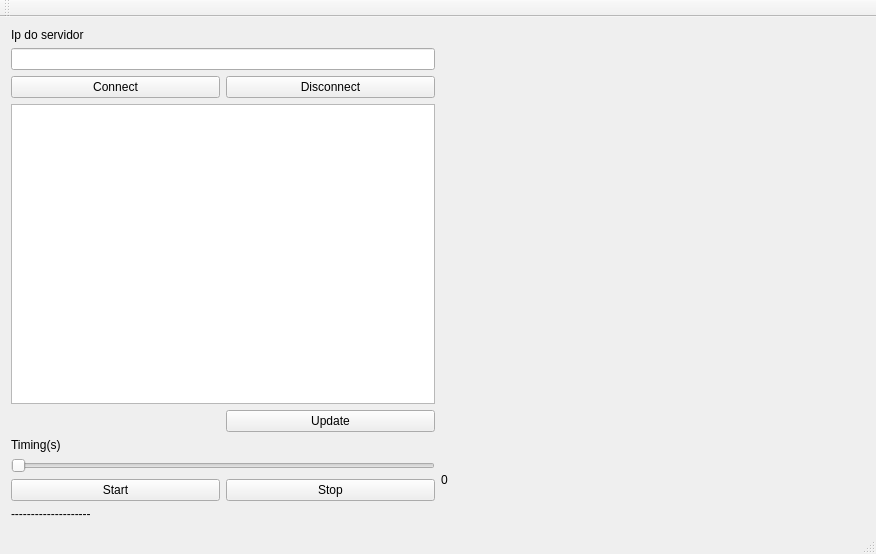
<?xml version="1.0" encoding="UTF-8"?>
<ui version="4.0">
 <class>MainWindow</class>
 <widget class="QMainWindow" name="MainWindow">
  <property name="geometry">
   <rect>
    <x>0</x>
    <y>0</y>
    <width>876</width>
    <height>554</height>
   </rect>
  </property>
  <property name="windowTitle">
   <string>MainWindow</string>
  </property>
  <widget class="QWidget" name="centralWidget">
   <layout class="QGridLayout" name="gridLayout_3">
    <item row="0" column="0">
     <layout class="QGridLayout" name="gridLayout_2">
      <item row="2" column="1">
       <widget class="QPushButton" name="pushButtonDesconnect">
        <property name="text">
         <string>Disconnect</string>
        </property>
       </widget>
      </item>
      <item row="2" column="0">
       <widget class="QPushButton" name="pushButtonConnect">
        <property name="text">
         <string>Connect</string>
        </property>
       </widget>
      </item>
      <item row="3" column="0" colspan="2">
       <widget class="QListWidget" name="listWidgetIps"/>
      </item>
      <item row="0" column="0">
       <widget class="QLabel" name="labelIp">
        <property name="text">
         <string>Ip do servidor</string>
        </property>
       </widget>
      </item>
      <item row="1" column="0" colspan="2">
       <widget class="QLineEdit" name="lineEditIpsServidor"/>
      </item>
      <item row="4" column="1">
       <widget class="QPushButton" name="pushButtonUpdate">
        <property name="text">
         <string>Update</string>
        </property>
       </widget>
      </item>
     </layout>
    </item>
    <item row="1" column="0">
     <layout class="QGridLayout" name="gridLayout">
      <item row="0" column="0">
       <widget class="QLabel" name="labelTiming">
        <property name="text">
         <string>Timing(s)</string>
        </property>
       </widget>
      </item>
      <item row="1" column="0" colspan="2">
       <widget class="QSlider" name="horizontalSliderTimer">
        <property name="orientation">
         <enum>Qt::Horizontal</enum>
        </property>
       </widget>
      </item>
      <item row="2" column="0">
       <widget class="QPushButton" name="pushButtonStart">
        <property name="text">
         <string>Start</string>
        </property>
       </widget>
      </item>
      <item row="2" column="1">
       <widget class="QPushButton" name="pushButtonStop">
        <property name="text">
         <string>Stop</string>
        </property>
       </widget>
      </item>
      <item row="3" column="0">
       <widget class="QLabel" name="labelStatus">
        <property name="text">
         <string>--------------------</string>
        </property>
       </widget>
      </item>
     </layout>
    </item>
    <item row="1" column="1">
     <widget class="QLabel" name="labelTimer">
      <property name="text">
       <string>0</string>
      </property>
     </widget>
    </item>
    <item row="0" column="1">
     <widget class="Plotter" name="widgetGrafico" native="true"/>
    </item>
   </layout>
  </widget>
  <widget class="QMenuBar" name="menuBar">
   <property name="geometry">
    <rect>
     <x>0</x>
     <y>0</y>
     <width>876</width>
     <height>23</height>
    </rect>
   </property>
  </widget>
  <widget class="QToolBar" name="mainToolBar">
   <attribute name="toolBarArea">
    <enum>TopToolBarArea</enum>
   </attribute>
   <attribute name="toolBarBreak">
    <bool>false</bool>
   </attribute>
  </widget>
  <widget class="QStatusBar" name="statusBar"/>
 </widget>
 <layoutdefault spacing="6" margin="11"/>
 <customwidgets>
  <customwidget>
   <class>Plotter</class>
   <extends>QWidget</extends>
   <header>plotter.h</header>
   <container>1</container>
  </customwidget>
 </customwidgets>
 <resources/>
 <connections>
  <connection>
   <sender>pushButtonConnect</sender>
   <signal>clicked()</signal>
   <receiver>MainWindow</receiver>
   <slot>tcpConnect()</slot>
   <hints>
    <hint type="sourcelabel">
     <x>41</x>
     <y>131</y>
    </hint>
    <hint type="destinationlabel">
     <x>6</x>
     <y>123</y>
    </hint>
   </hints>
  </connection>
  <connection>
   <sender>pushButtonDesconnect</sender>
   <signal>clicked()</signal>
   <receiver>MainWindow</receiver>
   <slot>tcpDisconnect()</slot>
   <hints>
    <hint type="sourcelabel">
     <x>433</x>
     <y>131</y>
    </hint>
    <hint type="destinationlabel">
     <x>266</x>
     <y>113</y>
    </hint>
   </hints>
  </connection>
  <connection>
   <sender>horizontalSliderTimer</sender>
   <signal>valueChanged(int)</signal>
   <receiver>labelTimer</receiver>
   <slot>setNum(int)</slot>
   <hints>
    <hint type="sourcelabel">
     <x>186</x>
     <y>464</y>
    </hint>
    <hint type="destinationlabel">
     <x>746</x>
     <y>521</y>
    </hint>
   </hints>
  </connection>
  <connection>
   <sender>pushButtonUpdate</sender>
   <signal>clicked()</signal>
   <receiver>MainWindow</receiver>
   <slot>getConnecetIps()</slot>
   <hints>
    <hint type="sourcelabel">
     <x>316</x>
     <y>417</y>
    </hint>
    <hint type="destinationlabel">
     <x>353</x>
     <y>408</y>
    </hint>
   </hints>
  </connection>
  <connection>
   <sender>listWidgetIps</sender>
   <signal>itemClicked(QListWidgetItem*)</signal>
   <receiver>MainWindow</receiver>
   <slot>ipAtual()</slot>
   <hints>
    <hint type="sourcelabel">
     <x>41</x>
     <y>191</y>
    </hint>
    <hint type="destinationlabel">
     <x>4</x>
     <y>190</y>
    </hint>
   </hints>
  </connection>
  <connection>
   <sender>pushButtonStop</sender>
   <signal>clicked()</signal>
   <receiver>MainWindow</receiver>
   <slot>stopTempo()</slot>
   <hints>
    <hint type="sourcelabel">
     <x>433</x>
     <y>496</y>
    </hint>
    <hint type="destinationlabel">
     <x>364</x>
     <y>483</y>
    </hint>
   </hints>
  </connection>
  <connection>
   <sender>pushButtonStart</sender>
   <signal>clicked()</signal>
   <receiver>MainWindow</receiver>
   <slot>startTempo()</slot>
   <hints>
    <hint type="sourcelabel">
     <x>121</x>
     <y>496</y>
    </hint>
    <hint type="destinationlabel">
     <x>121</x>
     <y>481</y>
    </hint>
   </hints>
  </connection>
 </connections>
 <slots>
  <slot>tcpDisconnect()</slot>
  <slot>tcpConnect()</slot>
  <slot>getConnecetIps()</slot>
  <slot>ipAtual()</slot>
  <slot>stopData()</slot>
  <slot>startTempo()</slot>
  <slot>stopTempo()</slot>
  <slot>rePaint()</slot>
 </slots>
</ui>
